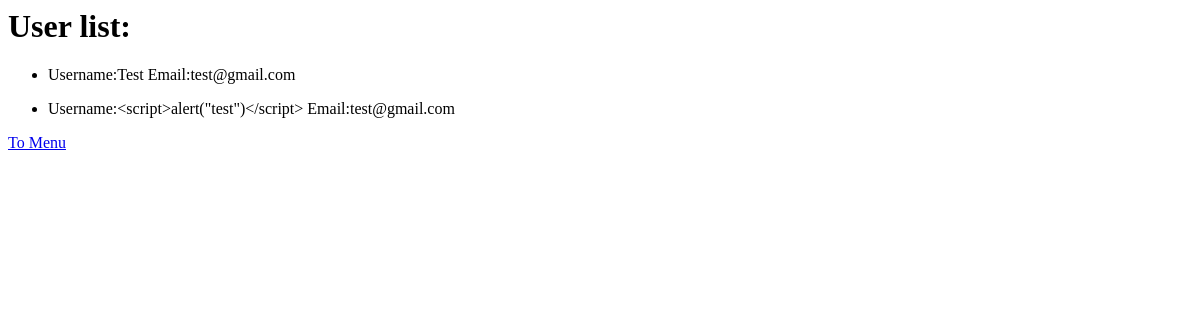
The page /list/ on the database as committed earlier.
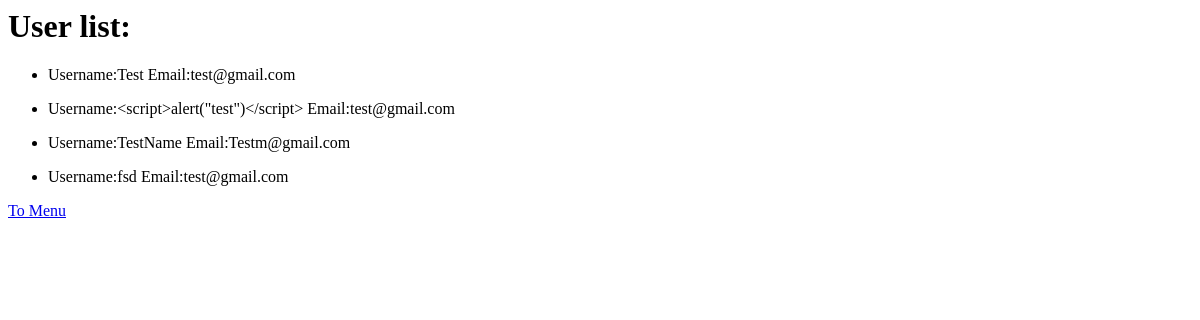
The same page on the database as committed later.
### Resgister/models.py (models this page shows)
class User(models.Model):
    name = models.CharField(max_length=200)
    email = models.EmailField(max_length=250)

### Resgister/views.py (the view)
# urls.py: path(r'list/', list),
def list(request):
    All_users = User.objects.all()
    template = loader.get_template("list.html")
    context = {"All_users": All_users}
    return HttpResponse(template.render(context,request))

### Resgister/Templates/list.html
<h1>User list:</h1>
<ul>
    {% for user in All_users %}
        <li><p>Username:{{ user.name }} Email:{{ user.email }}</p></li>
    {% endfor %}
</ul>
<a href="/../">To Menu</a>

Rows that differ between the two databases and show on the page:
added User: name "TestName", email "Testm@gmail.com"
added User: name "fsd", email "test@gmail.com"
